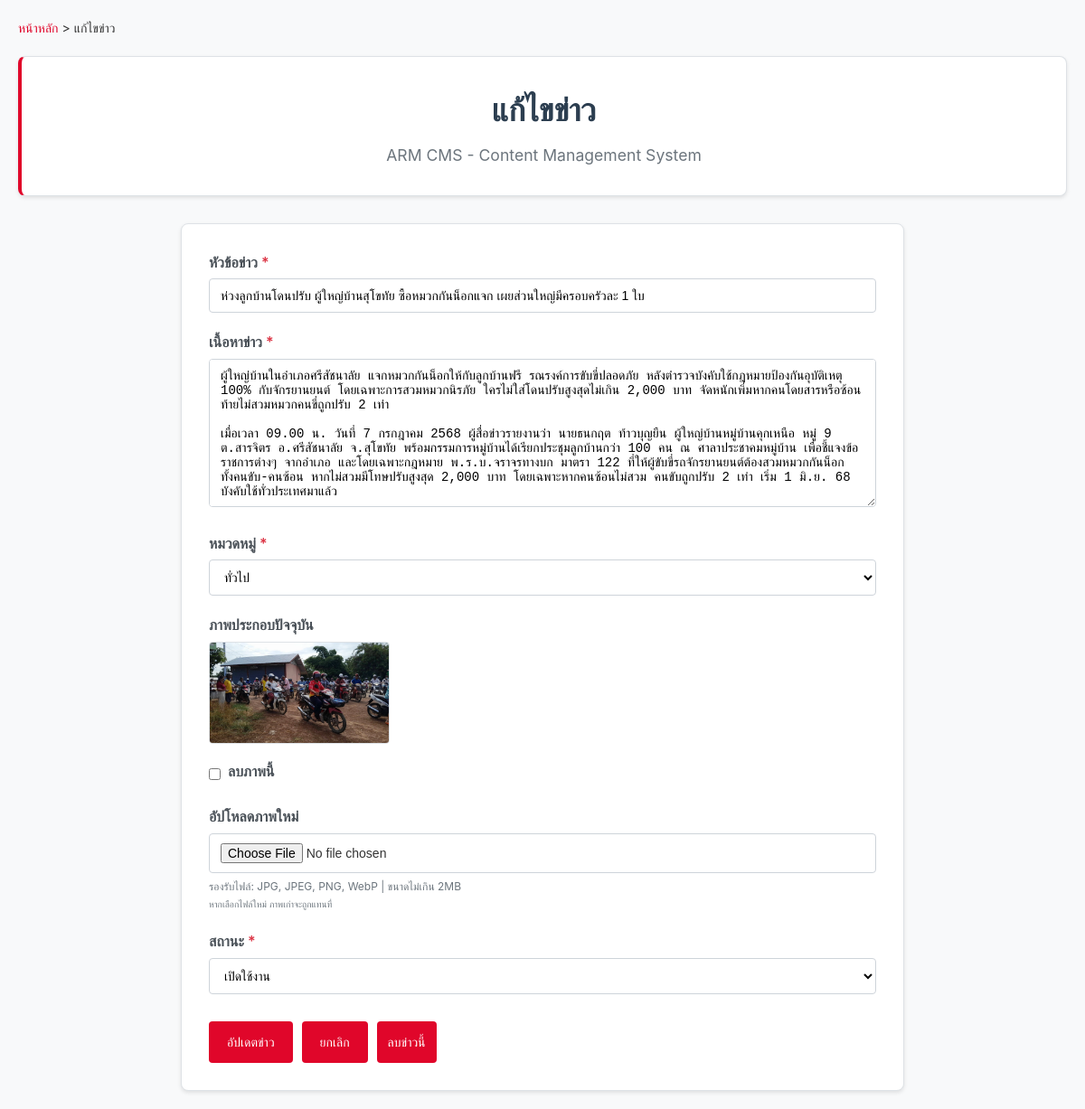
The page /pages/edit_news.php?id=3 (signed in) on the database its author committed.
### tables this page shows
CREATE TABLE `cms` (
  `id` int(11) NOT NULL,
  `title` varchar(255) NOT NULL,
  `content` text NOT NULL,
  `category` enum('ทั่วไป','ประกาศ','กิจกรรม') NOT NULL DEFAULT 'ทั่วไป',
  `image` varchar(255) DEFAULT NULL,
  `status` enum('active','inactive') NOT NULL DEFAULT 'active',
  `created_at` timestamp NULL DEFAULT CURRENT_TIMESTAMP,
  `updated_at` timestamp NULL DEFAULT CURRENT_TIMESTAMP ON UPDATE CURRENT_TIMESTAMP
);

### pages/edit_news.php (the view, shortened to what this page needs)
<?php
$newsId = isset($_GET['id']) ? (int)$_GET['id'] : 0;
$newsData = null;
$db = getDatabase();
try {
    $stmt = $db->prepare("SELECT * FROM cms WHERE id = :id LIMIT 1");
    $stmt->execute([':id' => $newsId]);
    $newsData = $stmt->fetch(PDO::FETCH_ASSOC);
} catch (Exception $e) {
    header('Location: ../index.php');
    exit();
}
?>
<!DOCTYPE html>
<html lang="th">
<head>
    <link rel="stylesheet" href="../assets/css/main.css">
</head>
<body>
    <div class="container">
        <div class="breadcrumb">
            <a href="../index.php">หน้าหลัก</a> > แก้ไขข่าว
        </div>
        <header class="header">
            <h1>แก้ไขข่าว</h1>
            <p>ARM CMS - Content Management System</p>
        </header>
        <div class="form-container">
            <form id="editNewsForm" enctype="multipart/form-data">
                <div class="form-group">
                    <label for="title">หัวข้อข่าว <span class="required">*</span></label>
                    <input type="text"
                           id="title"
                           name="title"
                           value="<?php echo htmlspecialchars($newsData['title']); ?>"
                           placeholder="กรอกหัวข้อข่าว"
                           maxlength="255"
                           required>
                </div>
                <div class="form-group">
                    <label for="content">เนื้อหาข่าว <span class="required">*</span></label>
                    <textarea id="content"
                              name="content"
                              placeholder="กรอกเนื้อหาข่าว"
                              required><?php echo htmlspecialchars($newsData['content']); ?></textarea>
                </div>
                <div class="form-group">
                    <label for="category">หมวดหมู่ <span class="required">*</span></label>
                    <select id="category" name="category" required>
                        <option value="ทั่วไป" <?php echo $newsData['category'] === 'ทั่วไป' ? 'selected' : ''; ?>>ทั่วไป</option>
                    </select>
                </div>
                <div class="form-group">
                    <label>ภาพประกอบปัจจุบัน</label>
                    <div id="currentImageContainer">
                        <?php if (!empty($newsData['image'])): ?>
                            <div class="current-image">
                                <img src="../uploads/<?php echo htmlspecialchars($newsData['image']); ?>"
                                     alt="ภาพประกอบปัจจุบัน">
                                <div class="checkbox-group">
                                    <input type="checkbox" id="remove_image" name="remove_image" value="1">
                                    <label for="remove_image">ลบภาพนี้</label>
                                </div>
                            </div>
                        <?php else: ?>
                            <div style="padding: 20px; background: #f8f9fa; border: 1px solid #dee2e6; border-radius: 4px; text-align: center; color: #6c757d;">
                                ไม่มีภาพประกอบ
                            </div>
                        <?php endif; ?>
                    </div>
                </div>
                <div class="form-group">
                    <label for="image">อัปโหลดภาพใหม่</label>
                    <input type="file"
                           id="image"
                           name="image"
                           accept="image/jpeg,image/jpg,image/png,image/webp">
                    <div class="file-info">
                        รองรับไฟล์: JPG, JPEG, PNG, WebP | ขนาดไม่เกิน 2MB<br>
                        <small>หากเลือกไฟล์ใหม่ ภาพเก่าจะถูกแทนที่</small>
                    </div>
                </div>
                <div class="form-group">
                    <label for="status">สถานะ <span class="required">*</span></label>
                    <select id="status" name="status" required>
                        <option value="active" <?php echo $newsData['status'] === 'active' ? 'selected' : ''; ?>>เปิดใช้งาน</option>
                    </select>
                </div>
                <div class="form-actions">
                    <button type="submit" class="btn btn-success" id="updateBtn">อัปเดตข่าว</button>
                    <a href="../index.php" class="btn">ยกเลิก</a>
                    <button type="button" class="btn btn-danger" id="deleteBtn">ลบข่าวนี้</button>
                </div>
            </form>
        </div>
    </div>
</body>
</html>

### assets/css/main.css (style rules this page uses)
* { margin: 0; padding: 0; box-sizing: border-box; }
body { font-family: -apple-system, BlinkMacSystemFont, "Segoe UI", Roboto, sans-serif; background-color: #f8f9fa; color: #333; line-height: 1.6; }
.container { max-width: 1200px; margin: 0 auto; padding: 20px; }
.header { background: #fff; border-radius: 8px; box-shadow: 0 2px 4px rgba(0, 0, 0, 0.1); border: 1px solid #dee2e6; color: #333; padding: 30px; margin-bottom: 30px; text-align: center; border-left: 4px solid rgb(224, 6, 42); }
.header h1 { font-size: 2.2em; margin-bottom: 8px; font-weight: 600; color: #2c3e50; }
.header p { color: #6c757d; font-size: 1.1em; }
.btn-danger { background: rgba(220, 53, 69, 0.9); border: 2px solid rgba(220, 53, 69, 0.7); color: white; padding: 8px 16px; border-radius: 6px; text-decoration: none; font-weight: 500; transition: all 0.3s ease; }
select, input { padding: 8px 12px; border: 1px solid #ced4da; border-radius: 4px; font-size: 14px; background: #fff; transition: border-color 0.2s, box-shadow 0.2s; }
.btn { padding: 12px 20px; font-size: 14px; background: rgb(224, 6, 42); color: white; border: none; border-radius: 4px; cursor: pointer; font-weight: 500; transition: background-color 0.2s, transform 0.1s; text-decoration: none; display: inline-block; }
.btn-success { background: rgb(224, 6, 42); color: white; border: none; border-radius: 4px; cursor: pointer; font-weight: 500; transition: background-color 0.2s, transform 0.1s; text-decoration: none; display: inline-block; }
.btn-danger { background: rgb(224, 6, 42); color: white; border: none; border-radius: 4px; cursor: pointer; font-weight: 500; transition: background-color 0.2s, transform 0.1s; text-decoration: none; display: inline-block; padding: 12px 12px; font-size: 14px; }

### pages/edit_news.php (style rules this page uses)
.form-container { max-width: 800px; margin: 0 auto; background: white; border-radius: 8px; box-shadow: 0 2px 4px rgba(0, 0, 0, 0.1); border: 1px solid #dee2e6; padding: 30px; }
.form-group { margin-bottom: 20px; }
.form-group label { display: block; margin-bottom: 5px; font-weight: 600; color: #495057; }
.form-group input, .form-group select, .form-group textarea { width: 100%; padding: 10px 12px; border: 1px solid #ced4da; border-radius: 4px; font-size: 14px; transition: border-color 0.2s, box-shadow 0.2s; }
.form-group textarea { resize: vertical; min-height: 120px; }
.form-actions { display: flex; gap: 10px; margin-top: 30px; }
.required { color: #dc3545; }
.current-image { margin-bottom: 15px; }
.current-image img { max-width: 200px; max-height: 200px; border: 1px solid #dee2e6; border-radius: 4px; }
.checkbox-group { display: flex; align-items: center; gap: 8px; margin-top: 10px; }
.checkbox-group input[type="checkbox"] { width: auto; }
.file-info { font-size: 12px; color: #6c757d; margin-top: 5px; }
.breadcrumb { margin-bottom: 20px; font-size: 14px; }
.breadcrumb a { color: rgb(224, 6, 42); text-decoration: none; }

### rows shown on the page
cms: title "ห่วงลูกบ้านโดนปรับ ผู้ใหญ่บ้านสุโขทัย ซื้อหมวกกันน็อกแจก เผยส่วนใหญ่มีครอบครัวละ 1 ใบ", content "ผู้ใหญ่บ้านในอำเภอศรีสัชนาลัย แจกหมวกกันน็อกให้กับลูกบ้านฟรี รณรงค์การขับขี่ปลอดภัย หลังตำรวจบังคับใช้กฎหมายป้องกันอุบัติเหตุ 100% กับจักรยานยนต์ โดยเฉพาะการสวมหมวกนิรภัย ใครไม่ใส่โดนปรับสูงสุดไม่เกิน 2,000 บาท จัดหนักเพิ่มหากคนโดยสารหรือซ้อนท้ายไม่สวมหมวกคนขี่ถูกปรับ 2 เท่า เมื่อเวลา 09.00 น. วันที่ 7 กรกฎาคม 2568 ผู้สื่อข่าวรายงานว่า นายธนกฤต ท้าวบุญยืน ผู้ใหญ่บ้านหมู่บ้านคุกเหนือ หมู่ 9 ต.สารจิตร อ.ศรีสัชนาลัย จ.สุโขทัย พร้อมกรรมการหมู่บ้านได้เรียกประชุมลูกบ้านกว่า 100 คน ณ ศาลาประชาคมหมู่บ้าน เพื่อชี้แจงข้อราชการต่างๆ จากอำเภอ และโดยเฉพาะกฎหมาย พ.ร.บ.จราจรทางบก มาตรา 122 ที่ให้ผู้ขับขี่รถจักรยานยนต์ต้องสวมหมวกกันน็อก ทั้งคนขับ-คนซ้อน หากไม่สวมมีโทษปรับสูงสุด 2,000 บาท…", category "ทั่วไป", image (picture), status "เปิดใช้งาน"
